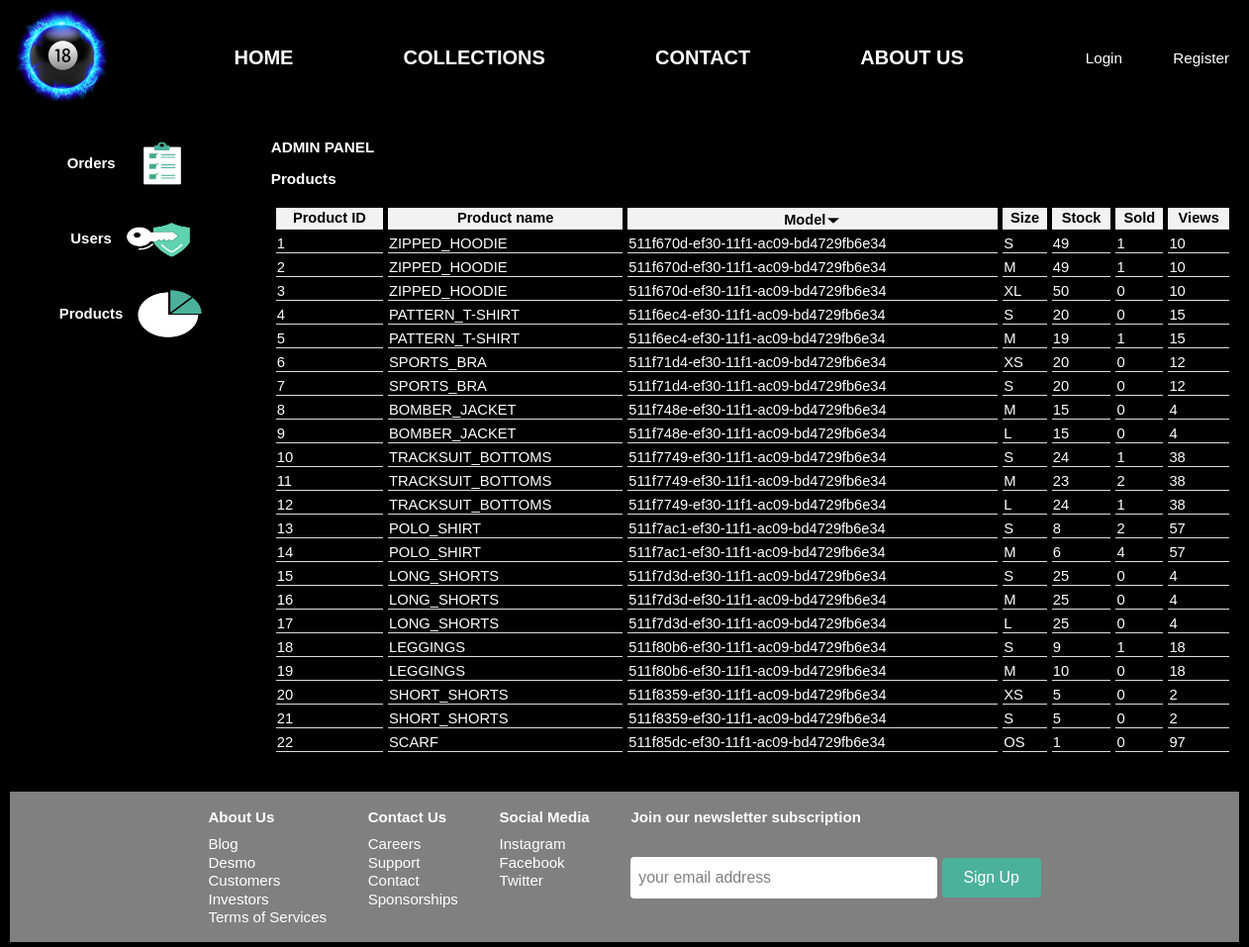
The page /admin/admin.php?admin_tab=products&products_sort=model (signed in) on the database its author committed.
### tables this page shows
CREATE TABLE products (
    pid SMALLINT UNSIGNED NOT NULL AUTO_INCREMENT,
    model VARCHAR(48) NOT NULL,
    name VARCHAR(128) NOT NULL,
    category VARCHAR(32) NOT NULL,
    color VARCHAR(32),
    size CHAR(3) NOT NULL,                               
    gender CHAR(1) NOT NULL,                             
    price DOUBLE NOT NULL,
    stock INT DEFAULT 0,
    views INT DEFAULT 0,
    bought_all_time BIGINT DEFAULT 0,
    avg_rating DOUBLE DEFAULT 0,
    description TEXT,
    date_time DATETIME DEFAULT NOW(),
    PRIMARY KEY(pid)
);

### admin/scripts/products.php (the view, shortened to what this page needs)
<?php
    $query = "SELECT pid, name, model, size, stock, bought_all_time, views FROM products ORDER BY ";
    if(!isset($_GET['products_sort']))
        $query .=  "pid";
    else
    {
        switch($_SESSION['admin']['sort_selected'])
        {
            case "model":
                $query .=  "model";
                break;
        }
        if(isset($_SESSION['admin']['sort_state']))
        {
            $query .= ($_SESSION['admin']['sort_state'] ? " DESC" : " ASC");
        }
    }
    $sth = $db->prepare($query);
    $sth->execute();
    $products = $sth->fetchAll();
    echo "<table><tr>";
    $headings = array("Product ID", "Product name", "Model", "Size", "Stock", "Sold", "Views");
    $columns = array("pid", "name", "model", "size", "stock", "sold", "views");
    for($i=0;$i<count($headings);$i++)
    {
        echo "<th><a href=\"admin.php?admin_tab=products&products_sort=" . $columns[$i] . "\">" . $headings[$i];
        if(isset($_SESSION['admin']['sort_selected']))
        {
            if($_SESSION['admin']['sort_selected'] == $columns[$i])
            {
                if(isset($_SESSION['admin']['sort_state']))
                {
                    echo "<img class=\"sort-sym\" src=\"img/";
                    echo ($_SESSION['admin']['sort_state'] ? "sorting-arrow-down.png" : "sorting-arrow-up.png");
                    echo "\">";
                }
            }
        }
        echo "</a></th>";
    }
    echo "</tr>";
    foreach($products as $tmp)
    {
            echo "<tr>";
            echo "<td>" . $tmp['pid'] . "</td>";
            echo "<td>" . $tmp['name'] . "</td>";
            echo "<td><a href=\"/product/product.php?model=" . $tmp['model'] . "&size=" . $tmp['size'] . "\">" . $tmp['model'] . "</a></td>";
            echo "<td>" . $tmp['size'] . "</td>";
            echo "<td>" . ($tmp['stock'] ? $tmp['stock'] : "Out-of-stock") . "</td>";
            echo "<td>" . $tmp['bought_all_time'] . "</td>";
            echo "<td>" . $tmp['views'] . "</td>";
        echo "</tr>";
    }
    echo "</table>";
?>

### admin/admin.css (style rules this page uses)
body { margin: 0px; padding: 0px; }
* { background-color: black; color: white; font-family: sans-serif; font-size: 99%; }
a { color: white; text-decoration: none; }
table { border-spacing: 5px; table-layout: auto; width: 100%; }
th, td { border-bottom: 1px solid #ddd; }
th { background-color: #f2f2f2; color: black; }
th a,img { color: black; text-decoration: none; background-color: transparent; }
.sort-sym { width: 16px; height: 16px; }

### rows shown on the page
products: pid "1", name "ZIPPED_HOODIE", model "511f670d-ef30-11f1-ac09-bd4729fb6e34", size "S", stock "49", bought_all_time "1", views "10"
products: pid "2", name "ZIPPED_HOODIE", model "511f670d-ef30-11f1-ac09-bd4729fb6e34", size "M", stock "49", bought_all_time "1", views "10"
products: pid "3", name "ZIPPED_HOODIE", model "511f670d-ef30-11f1-ac09-bd4729fb6e34", size "XL", stock "50", bought_all_time "0", views "10"
products: pid "4", name "PATTERN_T-SHIRT", model "511f6ec4-ef30-11f1-ac09-bd4729fb6e34", size "S", stock "20", bought_all_time "0", views "15"
products: pid "5", name "PATTERN_T-SHIRT", model "511f6ec4-ef30-11f1-ac09-bd4729fb6e34", size "M", stock "19", bought_all_time "1", views "15"
products: pid "6", name "SPORTS_BRA", model "511f71d4-ef30-11f1-ac09-bd4729fb6e34", size "XS", stock "20", bought_all_time "0", views "12"
products: pid "7", name "SPORTS_BRA", model "511f71d4-ef30-11f1-ac09-bd4729fb6e34", size "S", stock "20", bought_all_time "0", views "12"
products: pid "8", name "BOMBER_JACKET", model "511f748e-ef30-11f1-ac09-bd4729fb6e34", size "M", stock "15", bought_all_time "0", views "4"
products: pid "9", name "BOMBER_JACKET", model "511f748e-ef30-11f1-ac09-bd4729fb6e34", size "L", stock "15", bought_all_time "0", views "4"
products: pid "10", name "TRACKSUIT_BOTTOMS", model "511f7749-ef30-11f1-ac09-bd4729fb6e34", size "S", stock "24", bought_all_time "1", views "38"
products: pid "11", name "TRACKSUIT_BOTTOMS", model "511f7749-ef30-11f1-ac09-bd4729fb6e34", size "M", stock "23", bought_all_time "2", views "38"
products: pid "12", name "TRACKSUIT_BOTTOMS", model "511f7749-ef30-11f1-ac09-bd4729fb6e34", size "L", stock "24", bought_all_time "1", views "38"
products: pid "13", name "POLO_SHIRT", model "511f7ac1-ef30-11f1-ac09-bd4729fb6e34", size "S", stock "8", bought_all_time "2", views "57"
products: pid "14", name "POLO_SHIRT", model "511f7ac1-ef30-11f1-ac09-bd4729fb6e34", size "M", stock "6", bought_all_time "4", views "57"
products: pid "15", name "LONG_SHORTS", model "511f7d3d-ef30-11f1-ac09-bd4729fb6e34", size "S", stock "25", bought_all_time "0", views "4"
products: pid "16", name "LONG_SHORTS", model "511f7d3d-ef30-11f1-ac09-bd4729fb6e34", size "M", stock "25", bought_all_time "0", views "4"
products: pid "17", name "LONG_SHORTS", model "511f7d3d-ef30-11f1-ac09-bd4729fb6e34", size "L", stock "25", bought_all_time "0", views "4"
products: pid "18", name "LEGGINGS", model "511f80b6-ef30-11f1-ac09-bd4729fb6e34", size "S", stock "9", bought_all_time "1", views "18"
products: pid "19", name "LEGGINGS", model "511f80b6-ef30-11f1-ac09-bd4729fb6e34", size "M", stock "10", bought_all_time "0", views "18"
products: pid "20", name "SHORT_SHORTS", model "511f8359-ef30-11f1-ac09-bd4729fb6e34", size "XS", stock "5", bought_all_time "0", views "2"
products: pid "21", name "SHORT_SHORTS", model "511f8359-ef30-11f1-ac09-bd4729fb6e34", size "S", stock "5", bought_all_time "0", views "2"
products: pid "22", name "SCARF", model "511f85dc-ef30-11f1-ac09-bd4729fb6e34", size "OS", stock "1", bought_all_time "0", views "97"

### other values the page prints
$_SESSION['admin']['tab_selected'] "Products"
$headings[$i] "Product ID"
$headings[$i] "Product name"
$headings[$i] "Model"
$headings[$i] "Size"
$headings[$i] "Stock"
$headings[$i] "Sold"
$headings[$i] "Views"
